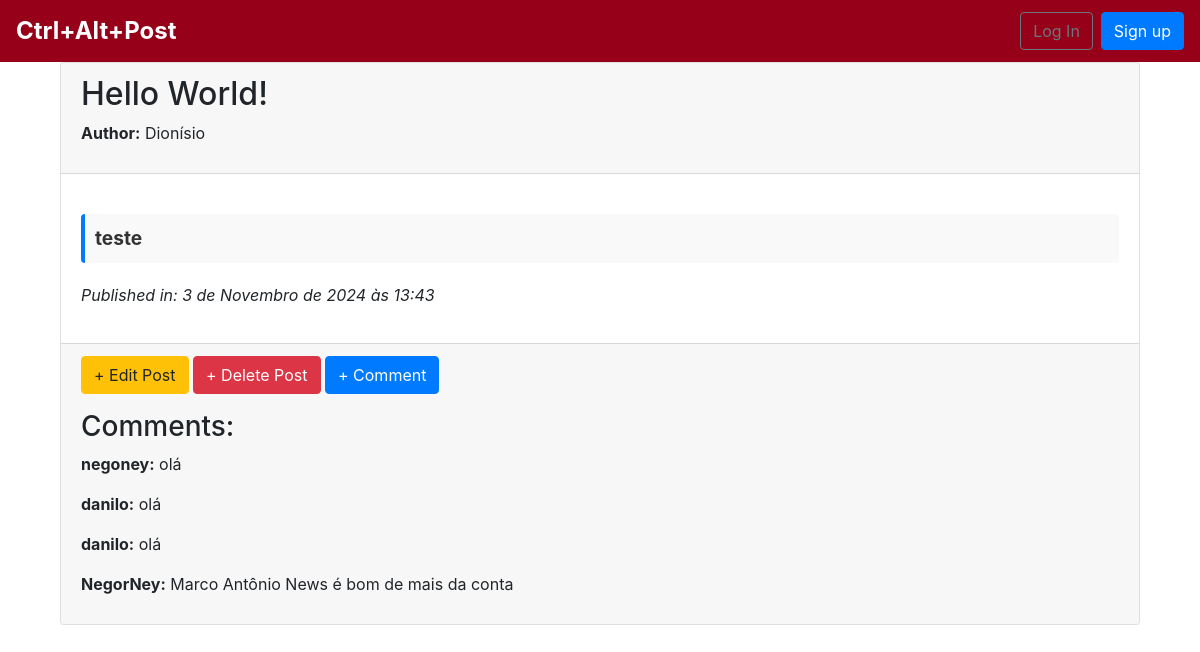
The page /post/13/ on the database its author committed.
### blog/models.py (models this page shows, shortened)
class Post(models.Model):
    title = models.CharField(max_length=200)
    author = models.ForeignKey(
        'auth.User',
        on_delete = models.CASCADE
    )
    date = models.DateTimeField(auto_now_add = True)
    body = models.TextField()

class Comment(models.Model):
    comment = models.CharField(max_length=255)
    post = models.ForeignKey(Post, on_delete=models.CASCADE, related_name='comments')  # Adicione related_name='comments'
    author = models.ForeignKey(User, on_delete=models.CASCADE)
    created_at = models.DateTimeField(auto_now_add=True)

### blog/views.py (the view)
# urls.py: path('post/<int:pk>/', BlogDetailView.as_view(),
class BlogDetailView(DetailView):
    model = Post
    template_name = 'post_detail.html'

### blog/templates/post_detail.html (shortened to what this page needs)
{% extends 'base.html' %}
{% block content %}
<div class="container">
    <div class="post-entry mb-4">
        <div class="card">
            <div class="card-header">
                <h2>{{ post.title }}</h2>
                <p><strong>Author:</strong> {{ post.author.username }}</p>
            </div>
            <div class="card-body">
                <p class = "post-body">{{ post.body }}</p>
                <p style="font-style: italic;">Published in: {{ post.date }}</p>
            </div>
            <div class="card-footer">
                <p>
                    <a href="{% url 'post_edit' post.pk %}" class="btn btn-warning">+ Edit Post</a>
                    <a href="{% url 'post_delete' post.pk %}" class="btn btn-danger">+ Delete Post</a>
                    <a href="{% url 'new_comment' post.pk %}" class="btn btn-primary">+ Comment</a>
                </p>
                <h3>Comments:</h3>
                {% if post.comments.count > 0 %}
                    <div class="comments-list">
                        {% for comment in post.comments.all %}
                        <div class="comment-entry mb-2">
                            <p><strong>{{ comment.author.username }}:</strong> {{ comment.comment }}</p>
                        </div>
                        {% endfor %}
                    </div>
                {% else %}
                    <p>This post has no comments yet.</p>
                {% endif %}
            </div>
        </div>
    </div>
</div>
{% endblock content %}

### blog/templates/post_detail.html (style rules this page uses)
.post-body { font-size: 1.2em; font-weight: bold; color: #333; background-color: #f9f9f9; padding: 10px; border-left: 4px solid #007BFF; margin: 20px 0; border-radius: 4px; }

### rows shown on the page
Post: title "Hello World!", author.username "Dionísio", body "teste", date "3 de Novembro de 2024 às 13:43"
Comment: author.username "negoney", comment "olá"
Comment: author.username "danilo", comment "olá"
Comment: author.username "danilo", comment "olá"
Comment: author.username "NegorNey", comment "Marco Antônio News é bom de mais da conta"
